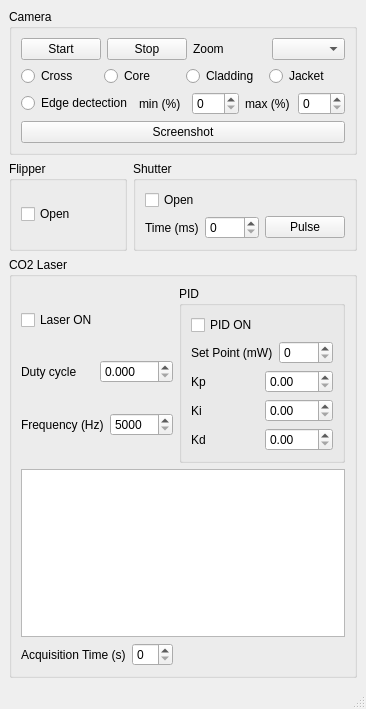
<?xml version="1.0" encoding="UTF-8"?>
<ui version="4.0">
 <class>fiber_shooting_gui_window</class>
 <widget class="QMainWindow" name="fiber_shooting_gui_window">
  <property name="geometry">
   <rect>
    <x>0</x>
    <y>0</y>
    <width>332</width>
    <height>709</height>
   </rect>
  </property>
  <property name="windowTitle">
   <string>Fiber Shooting GUI</string>
  </property>
  <widget class="QWidget" name="centralwidget">
   <layout class="QGridLayout" name="gridLayout_5">
    <item row="0" column="0" colspan="2">
     <widget class="QGroupBox" name="camera_groupBox">
      <property name="title">
       <string>Camera</string>
      </property>
      <layout class="QGridLayout" name="gridLayout_2">
       <item row="0" column="0">
        <layout class="QHBoxLayout" name="horizontalLayout">
         <item>
          <widget class="QPushButton" name="start_video_pushButton">
           <property name="text">
            <string>Start</string>
           </property>
          </widget>
         </item>
         <item>
          <widget class="QPushButton" name="stop_video_pushButton">
           <property name="text">
            <string>Stop</string>
           </property>
          </widget>
         </item>
        </layout>
       </item>
       <item row="0" column="1">
        <layout class="QHBoxLayout" name="horizontalLayout_2">
         <item>
          <widget class="QLabel" name="zoom_label">
           <property name="text">
            <string>Zoom</string>
           </property>
          </widget>
         </item>
         <item>
          <widget class="QComboBox" name="zoom_comboBox"/>
         </item>
        </layout>
       </item>
       <item row="2" column="0" colspan="2">
        <layout class="QHBoxLayout" name="horizontalLayout_4">
         <item>
          <widget class="QRadioButton" name="edge_detection_radioButton">
           <property name="text">
            <string>Edge dectection</string>
           </property>
           <property name="autoExclusive">
            <bool>false</bool>
           </property>
          </widget>
         </item>
         <item>
          <widget class="QLabel" name="edge_min_label">
           <property name="text">
            <string>min (%)</string>
           </property>
          </widget>
         </item>
         <item>
          <widget class="QSpinBox" name="edge_min_spinBox">
           <property name="maximum">
            <number>100</number>
           </property>
          </widget>
         </item>
         <item>
          <widget class="QLabel" name="edge_max_label">
           <property name="text">
            <string>max (%)</string>
           </property>
          </widget>
         </item>
         <item>
          <widget class="QSpinBox" name="edge_max_spinBox">
           <property name="maximum">
            <number>100</number>
           </property>
          </widget>
         </item>
        </layout>
       </item>
       <item row="1" column="0" colspan="2">
        <layout class="QHBoxLayout" name="horizontalLayout_3">
         <item>
          <widget class="QRadioButton" name="cross_radioButton">
           <property name="text">
            <string>Cross</string>
           </property>
           <property name="autoExclusive">
            <bool>false</bool>
           </property>
          </widget>
         </item>
         <item>
          <widget class="QRadioButton" name="core_radioButton">
           <property name="text">
            <string>Core</string>
           </property>
           <property name="autoExclusive">
            <bool>false</bool>
           </property>
          </widget>
         </item>
         <item>
          <widget class="QRadioButton" name="cladding_radioButton">
           <property name="text">
            <string>Cladding</string>
           </property>
           <property name="autoExclusive">
            <bool>false</bool>
           </property>
          </widget>
         </item>
         <item>
          <widget class="QRadioButton" name="jacket_radioButton">
           <property name="text">
            <string>Jacket</string>
           </property>
           <property name="autoExclusive">
            <bool>false</bool>
           </property>
          </widget>
         </item>
        </layout>
       </item>
       <item row="3" column="0" colspan="2">
        <widget class="QPushButton" name="screenshot_pushButton">
         <property name="text">
          <string>Screenshot</string>
         </property>
        </widget>
       </item>
      </layout>
     </widget>
    </item>
    <item row="1" column="0">
     <widget class="QGroupBox" name="flipper_groupBox">
      <property name="title">
       <string>Flipper</string>
      </property>
      <layout class="QGridLayout" name="gridLayout_7">
       <item row="0" column="0">
        <widget class="QCheckBox" name="flipper_open_checkBox">
         <property name="text">
          <string>Open</string>
         </property>
        </widget>
       </item>
      </layout>
     </widget>
    </item>
    <item row="1" column="1">
     <widget class="QGroupBox" name="shutter_groupBox">
      <property name="title">
       <string>Shutter</string>
      </property>
      <layout class="QGridLayout" name="gridLayout">
       <item row="0" column="0" colspan="3">
        <widget class="QCheckBox" name="shutter_open_checkBox">
         <property name="text">
          <string>Open</string>
         </property>
        </widget>
       </item>
       <item row="1" column="1">
        <widget class="QSpinBox" name="shutter_time_spinBox">
         <property name="maximum">
          <number>1000</number>
         </property>
        </widget>
       </item>
       <item row="1" column="0">
        <widget class="QLabel" name="shutter_pulse_time_label">
         <property name="text">
          <string>Time (ms)</string>
         </property>
        </widget>
       </item>
       <item row="1" column="2">
        <widget class="QPushButton" name="shutter_pulse_pushButton">
         <property name="text">
          <string>Pulse</string>
         </property>
        </widget>
       </item>
      </layout>
     </widget>
    </item>
    <item row="2" column="0" colspan="2">
     <widget class="QGroupBox" name="CO2_laser_groupBox">
      <property name="title">
       <string>CO2 Laser</string>
      </property>
      <layout class="QGridLayout" name="gridLayout_4">
       <item row="0" column="0" colspan="2">
        <layout class="QVBoxLayout" name="verticalLayout">
         <item>
          <widget class="QCheckBox" name="laser_ON_checkBox">
           <property name="text">
            <string>Laser ON</string>
           </property>
          </widget>
         </item>
         <item>
          <layout class="QHBoxLayout" name="horizontalLayout_5">
           <item>
            <widget class="QLabel" name="duty_cycle_label">
             <property name="text">
              <string>Duty cycle</string>
             </property>
            </widget>
           </item>
           <item>
            <widget class="QDoubleSpinBox" name="duty_cycle_doubleSpinBox">
             <property name="decimals">
              <number>3</number>
             </property>
             <property name="minimum">
              <double>0.000000000000000</double>
             </property>
             <property name="maximum">
              <double>0.400000000000000</double>
             </property>
             <property name="singleStep">
              <double>0.010000000000000</double>
             </property>
             <property name="value">
              <double>0.000000000000000</double>
             </property>
            </widget>
           </item>
          </layout>
         </item>
         <item>
          <layout class="QHBoxLayout" name="horizontalLayout_6">
           <item>
            <widget class="QLabel" name="frequency_label">
             <property name="text">
              <string>Frequency (Hz)</string>
             </property>
            </widget>
           </item>
           <item>
            <widget class="QSpinBox" name="frequency_spinBox">
             <property name="minimum">
              <number>5000</number>
             </property>
             <property name="maximum">
              <number>20000</number>
             </property>
             <property name="singleStep">
              <number>1000</number>
             </property>
            </widget>
           </item>
          </layout>
         </item>
        </layout>
       </item>
       <item row="0" column="2">
        <widget class="QGroupBox" name="PID_groupBox">
         <property name="title">
          <string>PID</string>
         </property>
         <layout class="QGridLayout" name="gridLayout_3">
          <item row="0" column="0">
           <widget class="QCheckBox" name="PID_ON_checkBox">
            <property name="text">
             <string>PID ON</string>
            </property>
           </widget>
          </item>
          <item row="1" column="0">
           <layout class="QHBoxLayout" name="horizontalLayout_10">
            <item>
             <widget class="QLabel" name="setpoint_label">
              <property name="text">
               <string>Set Point (mW)</string>
              </property>
             </widget>
            </item>
            <item>
             <widget class="QSpinBox" name="setpoint_spinBox">
              <property name="maximum">
               <number>1000</number>
              </property>
             </widget>
            </item>
           </layout>
          </item>
          <item row="2" column="0">
           <layout class="QHBoxLayout" name="horizontalLayout_9">
            <item>
             <widget class="QLabel" name="Kp_label">
              <property name="text">
               <string>Kp</string>
              </property>
             </widget>
            </item>
            <item>
             <widget class="QDoubleSpinBox" name="Kp_doubleSpinBox">
              <property name="decimals">
               <number>2</number>
              </property>
              <property name="maximum">
               <double>10.000000000000000</double>
              </property>
              <property name="singleStep">
               <double>0.100000000000000</double>
              </property>
             </widget>
            </item>
           </layout>
          </item>
          <item row="3" column="0">
           <layout class="QHBoxLayout" name="horizontalLayout_8">
            <item>
             <widget class="QLabel" name="Ki_label">
              <property name="text">
               <string>Ki</string>
              </property>
             </widget>
            </item>
            <item>
             <widget class="QDoubleSpinBox" name="Ki_doubleSpinBox">
              <property name="decimals">
               <number>2</number>
              </property>
              <property name="maximum">
               <double>10.000000000000000</double>
              </property>
              <property name="singleStep">
               <double>0.100000000000000</double>
              </property>
             </widget>
            </item>
           </layout>
          </item>
          <item row="4" column="0">
           <layout class="QHBoxLayout" name="horizontalLayout_7">
            <item>
             <widget class="QLabel" name="Kd_label">
              <property name="text">
               <string>Kd</string>
              </property>
             </widget>
            </item>
            <item>
             <widget class="QDoubleSpinBox" name="Kd_doubleSpinBox">
              <property name="decimals">
               <number>2</number>
              </property>
              <property name="maximum">
               <double>10.000000000000000</double>
              </property>
              <property name="singleStep">
               <double>0.100000000000000</double>
              </property>
             </widget>
            </item>
           </layout>
          </item>
         </layout>
        </widget>
       </item>
       <item row="1" column="0" colspan="3">
        <widget class="PlotWidget" name="power_PlotWidget">
         <property name="sceneRect">
          <rectf>
           <x>0.000000000000000</x>
           <y>0.000000000000000</y>
           <width>0.000000000000000</width>
           <height>0.000000000000000</height>
          </rectf>
         </property>
        </widget>
       </item>
       <item row="2" column="0">
        <widget class="QLabel" name="acquisition_time_label">
         <property name="text">
          <string>Acquisition Time (s)</string>
         </property>
        </widget>
       </item>
       <item row="2" column="1">
        <widget class="QSpinBox" name="acquisition_time_spinBox"/>
       </item>
      </layout>
     </widget>
    </item>
   </layout>
  </widget>
  <widget class="QMenuBar" name="menubar">
   <property name="geometry">
    <rect>
     <x>0</x>
     <y>0</y>
     <width>332</width>
     <height>21</height>
    </rect>
   </property>
  </widget>
  <widget class="QStatusBar" name="statusbar"/>
 </widget>
 <customwidgets>
  <customwidget>
   <class>PlotWidget</class>
   <extends>QGraphicsView</extends>
   <header>pyqtgraph</header>
  </customwidget>
 </customwidgets>
 <resources/>
 <connections/>
</ui>
